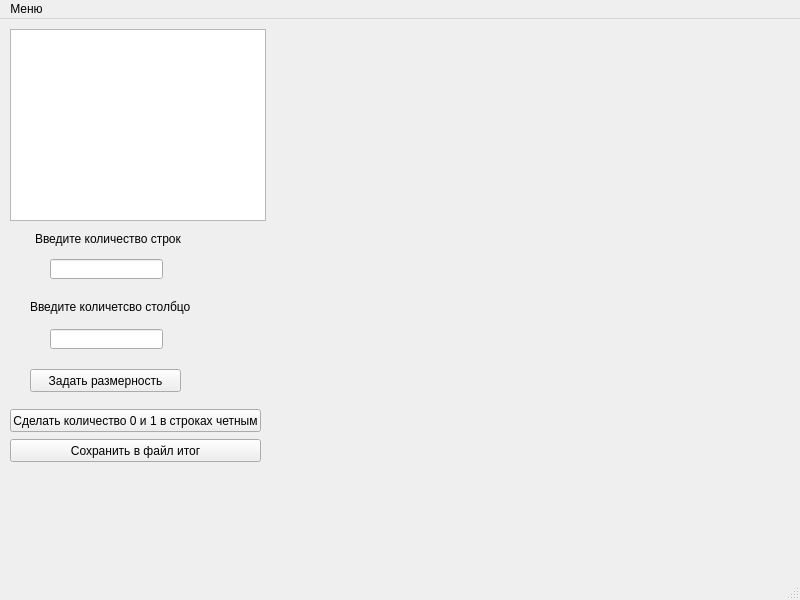
<?xml version="1.0" encoding="UTF-8"?>
<ui version="4.0">
 <class>MainWindow</class>
 <widget class="QMainWindow" name="MainWindow">
  <property name="geometry">
   <rect>
    <x>0</x>
    <y>0</y>
    <width>800</width>
    <height>600</height>
   </rect>
  </property>
  <property name="windowTitle">
   <string>MainWindow</string>
  </property>
  <widget class="QWidget" name="centralwidget">
   <widget class="QTableWidget" name="tableWidget">
    <property name="geometry">
     <rect>
      <x>10</x>
      <y>10</y>
      <width>256</width>
      <height>192</height>
     </rect>
    </property>
   </widget>
   <widget class="QLineEdit" name="lineEdit">
    <property name="geometry">
     <rect>
      <x>50</x>
      <y>240</y>
      <width>113</width>
      <height>20</height>
     </rect>
    </property>
   </widget>
   <widget class="QLineEdit" name="lineEdit_2">
    <property name="geometry">
     <rect>
      <x>50</x>
      <y>310</y>
      <width>113</width>
      <height>20</height>
     </rect>
    </property>
   </widget>
   <widget class="QLabel" name="label">
    <property name="geometry">
     <rect>
      <x>35</x>
      <y>210</y>
      <width>151</width>
      <height>20</height>
     </rect>
    </property>
    <property name="text">
     <string>Введите количество строк</string>
    </property>
   </widget>
   <widget class="QLabel" name="label_2">
    <property name="geometry">
     <rect>
      <x>30</x>
      <y>280</y>
      <width>161</width>
      <height>16</height>
     </rect>
    </property>
    <property name="text">
     <string>Введите количетсво столбцов</string>
    </property>
   </widget>
   <widget class="QPushButton" name="pushButton">
    <property name="geometry">
     <rect>
      <x>30</x>
      <y>350</y>
      <width>151</width>
      <height>23</height>
     </rect>
    </property>
    <property name="text">
     <string>Задать размерность</string>
    </property>
   </widget>
   <widget class="QPushButton" name="pushButton_2">
    <property name="geometry">
     <rect>
      <x>10</x>
      <y>390</y>
      <width>251</width>
      <height>23</height>
     </rect>
    </property>
    <property name="text">
     <string>Сделать количество 0 и 1 в строках четным</string>
    </property>
   </widget>
   <widget class="QPushButton" name="pushButton_3">
    <property name="geometry">
     <rect>
      <x>10</x>
      <y>420</y>
      <width>251</width>
      <height>23</height>
     </rect>
    </property>
    <property name="text">
     <string>Сохранить в файл итог</string>
    </property>
   </widget>
  </widget>
  <widget class="QMenuBar" name="menubar">
   <property name="geometry">
    <rect>
     <x>0</x>
     <y>0</y>
     <width>800</width>
     <height>21</height>
    </rect>
   </property>
   <widget class="QMenu" name="menu">
    <property name="title">
     <string>Меню</string>
    </property>
    <addaction name="action"/>
    <addaction name="action_2"/>
   </widget>
   <addaction name="menu"/>
  </widget>
  <widget class="QStatusBar" name="statusbar"/>
  <action name="action">
   <property name="text">
    <string>Автор</string>
   </property>
  </action>
  <action name="action_2">
   <property name="text">
    <string>Выход</string>
   </property>
  </action>
 </widget>
 <resources/>
 <connections/>
</ui>
